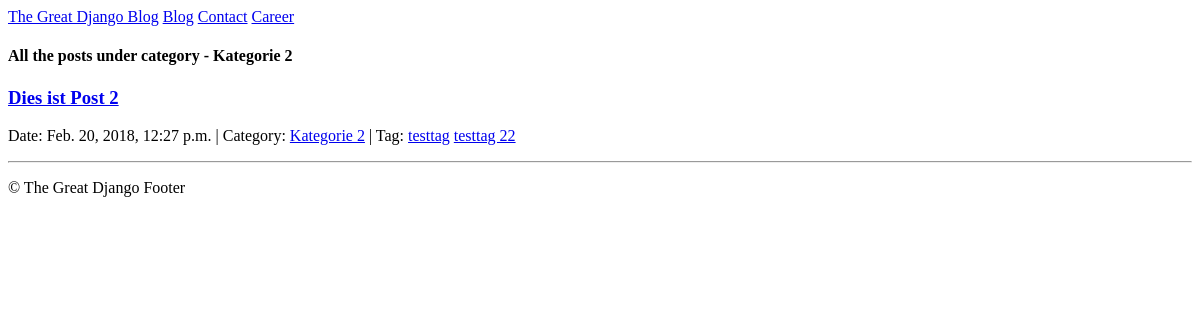
The app's page /category/slug_kategorie_2/, older data.
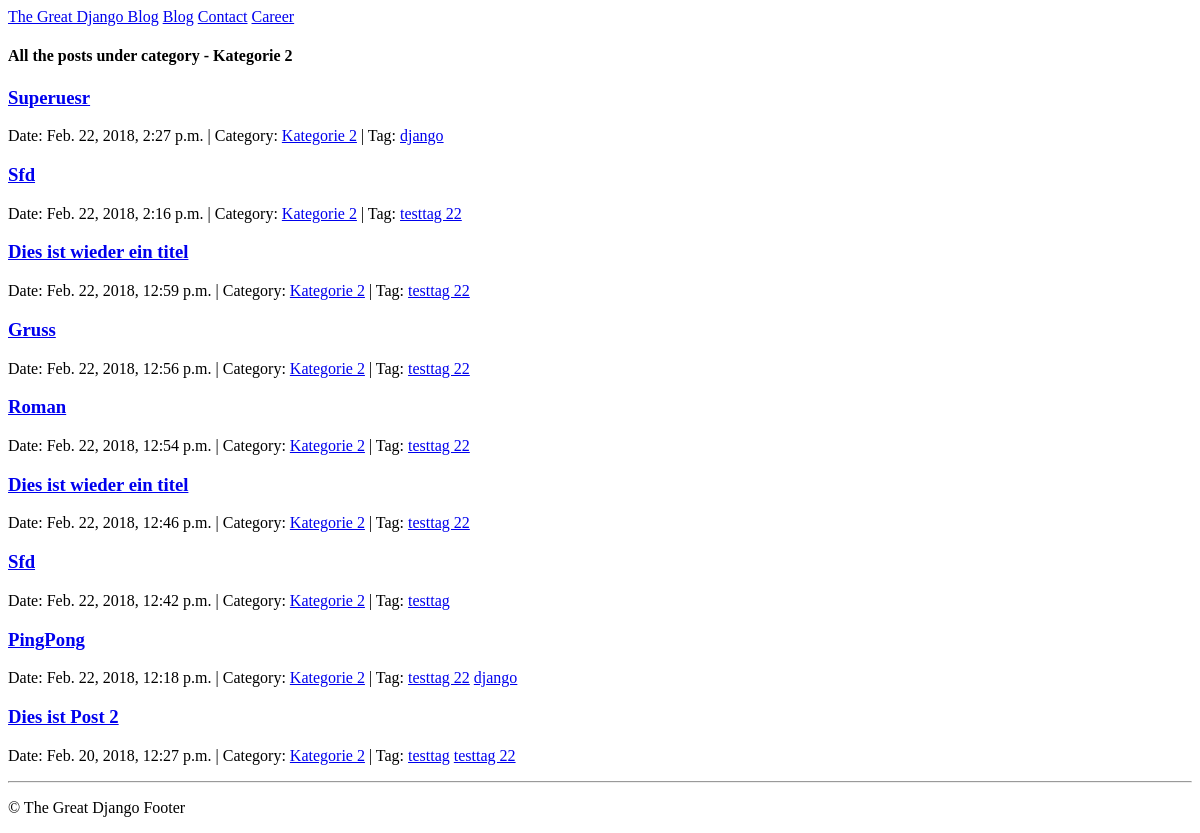
The same page, newer data.
### blog/models.py (models this page shows, shortened)
class Post(models.Model):
	title = models.CharField(max_length=200)
	slug = models.SlugField(unique=True,
					help_text="Slug will be generated automatically from the title of the Post")
	content = models.TextField()
	pub_date = models.DateTimeField(auto_now_add=True)
	author = models.ForeignKey(Author)
	category = models.ForeignKey(Category)
	tags = models.ManyToManyField(Tag)

class Category(models.Model):
	name = models.CharField(max_length=100, unique=True)
	slug = models.SlugField(max_length=100, unique=True)
	author = models.ForeignKey(Author)
	class Meta:
		verbose_name_plural = "Categories"
	def __str__(self):
		return self.name

class Tag(models.Model):
	name = models.CharField(max_length=100, unique=True)
	slug = models.SlugField(max_length=100, unique=True)
	author = models.ForeignKey(Author)

### blog/views.py (the view)
# urls.py: url(r'^category/(?P<category_slug>[\w-]+)/$', views.post_by_category, name='post_by_category'),
def post_by_category(request, category_slug):
    category = get_object_or_404(Category, slug=category_slug)
    posts = get_list_or_404(Post.objects.order_by("-id"), category__slug=category_slug)
    context = {
        'category': category,
        'posts': posts
    }
    return render(request, 'blog/post_by_category.html', context)

### blog/templates/blog/post_by_category.html (shortened to what this page needs)
{% extends "blog/base.html"  %}
{% block content %}
    <div class="content">
        <div class="section-inner clearfix">
    <h4>All the posts under category - {{ category.name }}</h4>
    {% for post in posts %}
        <h3>
            <a href="http://127.0.0.1:8000/{{ post.pk }}/">{{ post.title|capfirst }}</a>
        </h3>
        <p class="post-info">
            <span>Date: {{ post.pub_date }} </span> |
            <span>Category: <a href="http://127.0.0.1:8000/category/{{ post.category.slug }}">{{ post.category.name }}</a> </span> |
            <span>Tag:
            {% for tag in post.tags.all %}
                  <a href="http://127.0.0.1:8000/tag/{{ tag.slug }}">{{ tag.name }}</a>
            {% empty %}
                  None
            {% endfor %}
            </span>
        </p>
    {% empty %}
        <p>There are not posts under {{ category }}</p>
    {% endfor %}
            </div>
    </div>
{% endblock %}

Row changes from the older to the newer data that the page shows:
added Post: title "Superuesr", pub_date "Feb. 22, 2018, 2:27 p.m.", category.name "Kategorie 2"
now on this page (row unchanged): Tag: name "django"
added Post: title "Sfd", pub_date "Feb. 22, 2018, 2:16 p.m.", category.name "Kategorie 2", Tag (name "testtag 22")
added Post: title "Dies ist wieder ein titel", pub_date "Feb. 22, 2018, 12:59 p.m.", category.name "Kategorie 2", Tag (name "testtag 22")
added Post: title "Gruss", pub_date "Feb. 22, 2018, 12:56 p.m.", category.name "Kategorie 2", Tag (name "testtag 22")
added Post: title "Roman", pub_date "Feb. 22, 2018, 12:54 p.m.", category.name "Kategorie 2", Tag (name "testtag 22")
added Post: title "Dies ist wieder ein titel", pub_date "Feb. 22, 2018, 12:46 p.m.", category.name "Kategorie 2", Tag (name "testtag 22")
added Post: title "Sfd", pub_date "Feb. 22, 2018, 12:42 p.m.", category.name "Kategorie 2", Tag (name "testtag")
added Post: title "PingPong", pub_date "Feb. 22, 2018, 12:18 p.m.", category.name "Kategorie 2", Tag (name "testtag 22")
